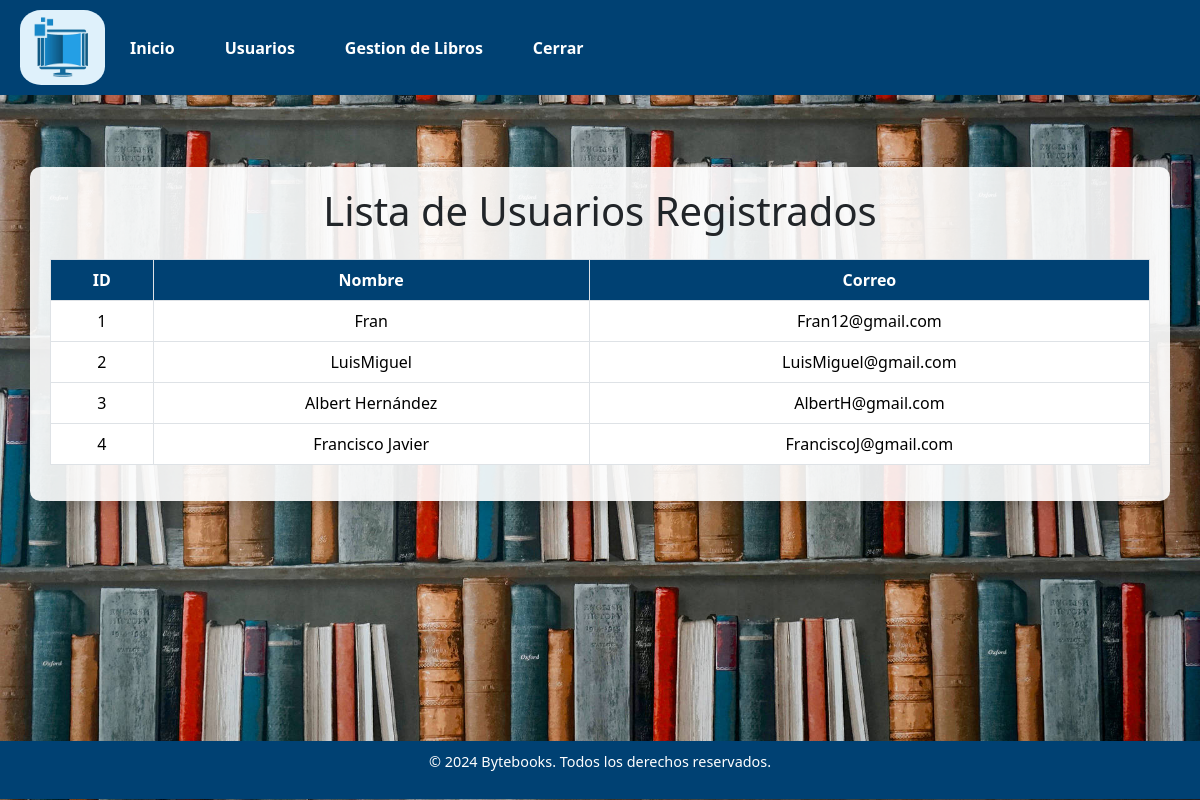
Before: /admin/users with the older database file.
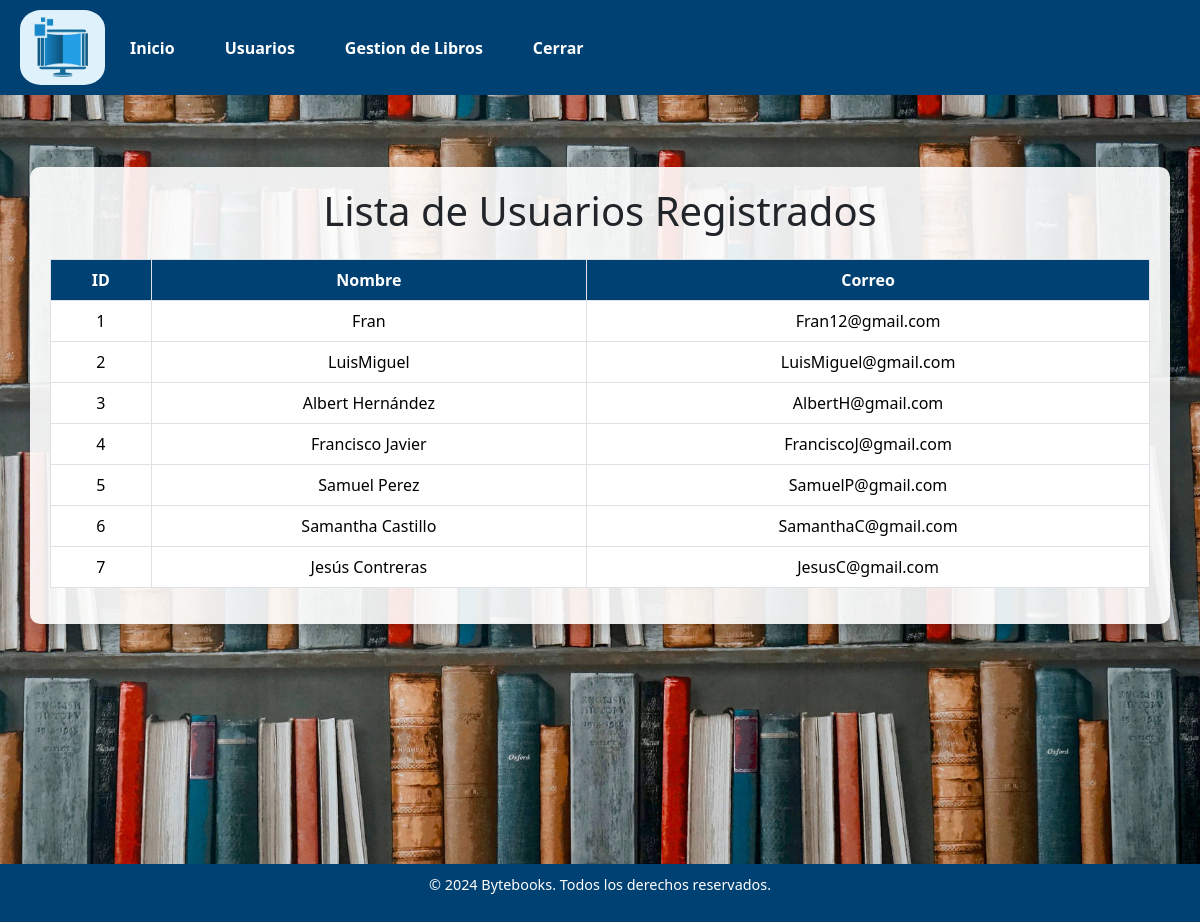
After: the same page with the newer database file.
### models.py (models this page shows, shortened)
class Usuario(db.Model):
    __tablename__ = 'usuario'
    id = db.Column(db.Integer, primary_key=True)  # ID único
    nombre = db.Column(db.String(80), nullable=False)  # Nombre del usuario
    correo = db.Column(db.String(120), unique=True, nullable=False)  # Correo único
    password = db.Column(db.String(120), nullable=False)  # Contraseña
    is_admin = db.Column(db.Boolean, default=False)  # Indicador si es administrador o no

### routes/admin_routes.py (the view)
@admin_bp.route('/users')
def users():
    usuarios = Usuario.query.all()
    return render_template('users.html', usuarios=usuarios)

### templates/admin/users.html (shortened to what this page needs)
<!DOCTYPE html>
<html lang="es">
<head>
    <link href="https://cdn.jsdelivr.net/npm/bootstrap@5.3.2/dist/css/bootstrap.min.css" rel="stylesheet">
</head>
<body>
    {% include 'admin/Cabecera.html' %}
    <br>
    <br>
    <div class="container my-4 table-container">
        <h1 class="text-center mb-4">Lista de Usuarios Registrados</h1>
        <div class="table-responsive">
            <table class="table table-bordered">
                <thead>
                    <tr>
                        <th>ID</th>
                        <th>Nombre</th>
                        <th>Correo</th>
                    </tr>
                </thead>
                <tbody>
                    {% for usuario in usuarios %}
                    <tr>
                        <td>{{ usuario.id }}</td>
                        <td>{{ usuario.nombre }}</td>
                        <td>{{ usuario.correo }}</td>
                    </tr>
                    {% else %}
                    <tr>
                        <td colspan="3">No hay usuarios registrados.</td>
                    </tr>
                    {% endfor %}
                </tbody>
            </table>
        </div>
    </div>
    <br>
    <br>
    <br>
    <br>
    <br>
    <br>
    <br>
    <br>
    <br>
    {% include 'admin/Pie.html' %}
</body>
</html>

### templates/admin/Cabecera.html
<nav style="background-color: #004173; color: white; padding: 10px 20px; display: flex; justify-content: space-between; align-items: center; width: 100%; box-sizing: border-box; margin: 0;">
    <div>
        <a href="/">
            <img src="/static/images/Logo0.jpg" alt="Logo Bytebooks" style="width: 85px; height: 75px; border-radius: 25%;">
        </a>
    </div>
    <ul style="list-style: none; display: flex; margin: 0; padding: 0; justify-content: flex-start; flex-grow: 1;">
        <li style="margin: 0 15px;">
            <a href="{{ url_for('admin.dashboard') }}" style="text-decoration: none; color: white; font-weight: bold; padding: 5px 10px; transition: background-color 0.3s; border-radius: 5px;" onmouseover="this.style.backgroundColor='#005a99'" onmouseout="this.style.backgroundColor='transparent'">Inicio</a>
        </li>
        <li style="margin: 0 15px;">
            <a href="/admin/users" style="text-decoration: none; color: white; font-weight: bold; padding: 5px 10px; transition: background-color 0.3s;">Usuarios</a>
        </li>
        <li style="margin: 0 15px;">
            <a href="/admin/add_book" style="text-decoration: none; color: white; font-weight: bold; padding: 5px 10px; transition: background-color 0.3s; border-radius: 5px;" onmouseover="this.style.backgroundColor='#005a99'" onmouseout="this.style.backgroundColor='transparent'">Gestion de Libros</a>
            <li style="margin: 0 15px;">
            <a href="/" style="text-decoration: none; color: white; font-weight: bold; padding: 5px 10px; transition: background-color 0.3s; border-radius: 5px;" onmouseover="this.style.backgroundColor='#005a99'" onmouseout="this.style.backgroundColor='transparent'">Cerrar</a>
        </li>
    </ul>
</nav>

### templates/admin/Pie.html (shortened to what this page needs)
<footer style="background-color: #004173; color: white; padding: 10px 0; text-align: center; font-size: 0.9rem;">
    <p>&copy; 2024 Bytebooks. Todos los derechos reservados.</p>
</footer>
</body>
</html>

### templates/admin/users.html (style rules this page uses)
body { height: 100%; margin: 0; background-image: url('/static/images/Fondo.jpg'); background-size: cover; background-repeat: no-repeat; background-attachment: fixed; background-position: center; }
.table-container { margin-top: 30px; background-color: rgba(255, 255, 255, 0.9); padding: 20px; border-radius: 10px; box-shadow: 0 4px 15px rgba(0, 0, 0, 0.2); }
.table th, .table td { vertical-align: middle; text-align: center; }
.table th { background-color: #004173; color: white; }

Changed rows visible on the page:
added Usuario: id "5", nombre "Samuel Perez", correo "SamuelP@gmail.com"
added Usuario: id "6", nombre "Samantha Castillo", correo "SamanthaC@gmail.com"
added Usuario: id "7", nombre "Jesús Contreras", correo "JesusC@gmail.com"
